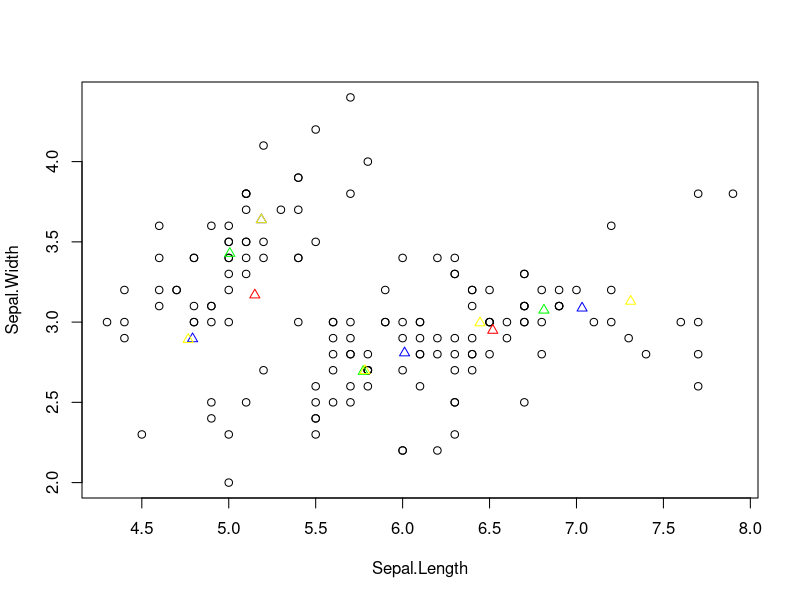

This chart was generated by the following R code:
myfile <- iris
myfile

plot(myfile[,1:2])
result1 = kmeans(myfile[,1:2] ,centers = 2)
result1
points(result1$centers,col="red",pch=2)
result2 = kmeans(myfile[,1:2] ,centers = 3)
result2
points(result2$centers,col="green",pch=2)
result3 = kmeans(myfile[,1:2] ,centers = 4)
result3
points(result3$centers,col="blue",pch=2)
result4 = kmeans(myfile[,1:2] ,centers = 5)
result4
points((result4$centers),col="yellow",pch=2)

sepals <- myfile[,1:2]
print("Withinss for k=2,3,4,5")
wn=kmeans(sepals,2)$withinss
wn
wn=kmeans(sepals,3)$withinss
wn
wn=kmeans(sepals,4)$withinss
wn
wn=kmeans(sepals,5)$withinss
wn

print("tot.withinss for k=2,3,4,5")
tw=numeric(4)
for(i in 2:5)
{
  tw[i] = kmeans(sepals,i)$tot.withinss
}
tw

